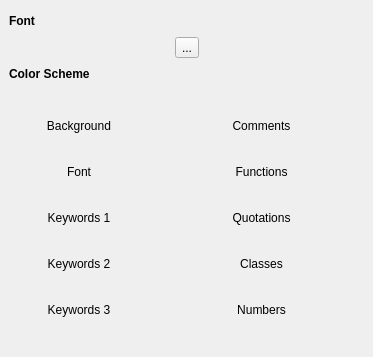
<?xml version="1.0" encoding="UTF-8"?>
<ui version="4.0">
 <class>ColorPicker</class>
 <widget class="QDialog" name="ColorPicker">
  <property name="geometry">
   <rect>
    <x>0</x>
    <y>0</y>
    <width>373</width>
    <height>357</height>
   </rect>
  </property>
  <property name="windowTitle">
   <string>Dialog</string>
  </property>
  <property name="styleSheet">
   <string notr="true"/>
  </property>
  <layout class="QVBoxLayout" name="verticalLayout_3" stretch="0,0,0,1">
   <property name="leftMargin">
    <number>9</number>
   </property>
   <property name="rightMargin">
    <number>9</number>
   </property>
   <item>
    <layout class="QHBoxLayout" name="horizontalLayout_13">
     <item>
      <widget class="QLabel" name="label_12">
       <property name="styleSheet">
        <string notr="true">QLabel {
font-weight: 600;
}</string>
       </property>
       <property name="text">
        <string>Font</string>
       </property>
      </widget>
     </item>
     <item>
      <spacer name="horizontalSpacer">
       <property name="orientation">
        <enum>Qt::Horizontal</enum>
       </property>
       <property name="sizeHint" stdset="0">
        <size>
         <width>40</width>
         <height>20</height>
        </size>
       </property>
      </spacer>
     </item>
    </layout>
   </item>
   <item>
    <layout class="QHBoxLayout" name="horizontalLayout_11">
     <item>
      <spacer name="horizontalSpacer_4">
       <property name="orientation">
        <enum>Qt::Horizontal</enum>
       </property>
       <property name="sizeHint" stdset="0">
        <size>
         <width>40</width>
         <height>20</height>
        </size>
       </property>
      </spacer>
     </item>
     <item>
      <widget class="QToolButton" name="buttonFontChooser">
       <property name="styleSheet">
        <string notr="true"/>
       </property>
       <property name="text">
        <string>...</string>
       </property>
      </widget>
     </item>
     <item>
      <spacer name="horizontalSpacer_3">
       <property name="orientation">
        <enum>Qt::Horizontal</enum>
       </property>
       <property name="sizeHint" stdset="0">
        <size>
         <width>40</width>
         <height>20</height>
        </size>
       </property>
      </spacer>
     </item>
    </layout>
   </item>
   <item>
    <layout class="QHBoxLayout" name="horizontalLayout_12">
     <item>
      <widget class="QLabel" name="label_11">
       <property name="styleSheet">
        <string notr="true">QLabel {
font-weight: 600;
}</string>
       </property>
       <property name="text">
        <string>Color Scheme</string>
       </property>
      </widget>
     </item>
     <item>
      <spacer name="horizontalSpacer_2">
       <property name="orientation">
        <enum>Qt::Horizontal</enum>
       </property>
       <property name="sizeHint" stdset="0">
        <size>
         <width>40</width>
         <height>20</height>
        </size>
       </property>
      </spacer>
     </item>
    </layout>
   </item>
   <item>
    <widget class="QWidget" name="colorButtonsContainer" native="true">
     <property name="styleSheet">
      <string notr="true">QWidget#widget { 
border-style: outset;
border-width: 1;
border-color: black;
}

QLabel:hover { 
background: lightGray;
}</string>
     </property>
     <layout class="QHBoxLayout" name="horizontalLayout_14" stretch="1,0,1">
      <property name="bottomMargin">
       <number>9</number>
      </property>
      <item>
       <layout class="QVBoxLayout" name="verticalLayout">
        <property name="leftMargin">
         <number>9</number>
        </property>
        <item>
         <layout class="QHBoxLayout" name="horizontalLayout">
          <item>
           <widget class="QLabel" name="label">
            <property name="text">
             <string>Background</string>
            </property>
            <property name="alignment">
             <set>Qt::AlignCenter</set>
            </property>
           </widget>
          </item>
          <item>
           <widget class="QToolButton" name="buttonBackground">
            <property name="styleSheet">
             <string notr="true">border-radius: 12px;</string>
            </property>
            <property name="text">
             <string/>
            </property>
            <property name="iconSize">
             <size>
              <width>24</width>
              <height>24</height>
             </size>
            </property>
           </widget>
          </item>
         </layout>
        </item>
        <item>
         <layout class="QHBoxLayout" name="horizontalLayout_2">
          <item>
           <widget class="QLabel" name="label_2">
            <property name="text">
             <string>Font</string>
            </property>
            <property name="alignment">
             <set>Qt::AlignCenter</set>
            </property>
           </widget>
          </item>
          <item>
           <widget class="QToolButton" name="buttonFont">
            <property name="styleSheet">
             <string notr="true">border-radius: 12px;</string>
            </property>
            <property name="text">
             <string/>
            </property>
            <property name="iconSize">
             <size>
              <width>24</width>
              <height>24</height>
             </size>
            </property>
           </widget>
          </item>
         </layout>
        </item>
        <item>
         <layout class="QHBoxLayout" name="horizontalLayout_3">
          <item>
           <widget class="QLabel" name="label_3">
            <property name="text">
             <string>Keywords 1</string>
            </property>
            <property name="alignment">
             <set>Qt::AlignCenter</set>
            </property>
           </widget>
          </item>
          <item>
           <widget class="QToolButton" name="buttonKeywords1">
            <property name="styleSheet">
             <string notr="true">border-radius: 12px;</string>
            </property>
            <property name="text">
             <string/>
            </property>
            <property name="iconSize">
             <size>
              <width>24</width>
              <height>24</height>
             </size>
            </property>
           </widget>
          </item>
         </layout>
        </item>
        <item>
         <layout class="QHBoxLayout" name="horizontalLayout_4">
          <item>
           <widget class="QLabel" name="label_4">
            <property name="text">
             <string>Keywords 2</string>
            </property>
            <property name="alignment">
             <set>Qt::AlignCenter</set>
            </property>
           </widget>
          </item>
          <item>
           <widget class="QToolButton" name="buttonKeywords2">
            <property name="styleSheet">
             <string notr="true">border-radius: 12px;</string>
            </property>
            <property name="text">
             <string/>
            </property>
            <property name="iconSize">
             <size>
              <width>24</width>
              <height>24</height>
             </size>
            </property>
           </widget>
          </item>
         </layout>
        </item>
        <item>
         <layout class="QHBoxLayout" name="horizontalLayout_5">
          <item>
           <widget class="QLabel" name="label_5">
            <property name="text">
             <string>Keywords 3</string>
            </property>
            <property name="alignment">
             <set>Qt::AlignCenter</set>
            </property>
           </widget>
          </item>
          <item>
           <widget class="QToolButton" name="buttonKeywords3">
            <property name="styleSheet">
             <string notr="true">border-radius: 12px;</string>
            </property>
            <property name="text">
             <string/>
            </property>
            <property name="iconSize">
             <size>
              <width>24</width>
              <height>24</height>
             </size>
            </property>
           </widget>
          </item>
         </layout>
        </item>
       </layout>
      </item>
      <item>
       <spacer name="horizontalSpacer_5">
        <property name="orientation">
         <enum>Qt::Horizontal</enum>
        </property>
        <property name="sizeHint" stdset="0">
         <size>
          <width>40</width>
          <height>20</height>
         </size>
        </property>
       </spacer>
      </item>
      <item>
       <layout class="QVBoxLayout" name="verticalLayout_2">
        <property name="rightMargin">
         <number>9</number>
        </property>
        <item>
         <layout class="QHBoxLayout" name="horizontalLayout_6">
          <item>
           <widget class="QLabel" name="label_6">
            <property name="text">
             <string>Comments</string>
            </property>
            <property name="alignment">
             <set>Qt::AlignCenter</set>
            </property>
           </widget>
          </item>
          <item>
           <widget class="QToolButton" name="buttonComments">
            <property name="styleSheet">
             <string notr="true">border-radius: 12px;</string>
            </property>
            <property name="text">
             <string/>
            </property>
            <property name="iconSize">
             <size>
              <width>24</width>
              <height>24</height>
             </size>
            </property>
           </widget>
          </item>
         </layout>
        </item>
        <item>
         <layout class="QHBoxLayout" name="horizontalLayout_8">
          <item>
           <widget class="QLabel" name="label_8">
            <property name="text">
             <string>Functions</string>
            </property>
            <property name="alignment">
             <set>Qt::AlignCenter</set>
            </property>
           </widget>
          </item>
          <item>
           <widget class="QToolButton" name="buttonFunctions">
            <property name="styleSheet">
             <string notr="true">border-radius: 12px;</string>
            </property>
            <property name="text">
             <string/>
            </property>
            <property name="iconSize">
             <size>
              <width>24</width>
              <height>24</height>
             </size>
            </property>
           </widget>
          </item>
         </layout>
        </item>
        <item>
         <layout class="QHBoxLayout" name="horizontalLayout_7">
          <item>
           <widget class="QLabel" name="label_7">
            <property name="text">
             <string>Quotations</string>
            </property>
            <property name="alignment">
             <set>Qt::AlignCenter</set>
            </property>
           </widget>
          </item>
          <item>
           <widget class="QToolButton" name="buttonQuotations">
            <property name="styleSheet">
             <string notr="true">border-radius: 12px;</string>
            </property>
            <property name="text">
             <string/>
            </property>
            <property name="iconSize">
             <size>
              <width>24</width>
              <height>24</height>
             </size>
            </property>
           </widget>
          </item>
         </layout>
        </item>
        <item>
         <layout class="QHBoxLayout" name="horizontalLayout_9">
          <item>
           <widget class="QLabel" name="label_9">
            <property name="text">
             <string>Classes</string>
            </property>
            <property name="alignment">
             <set>Qt::AlignCenter</set>
            </property>
           </widget>
          </item>
          <item>
           <widget class="QToolButton" name="buttonClases">
            <property name="styleSheet">
             <string notr="true">border-radius: 12px;</string>
            </property>
            <property name="text">
             <string/>
            </property>
            <property name="iconSize">
             <size>
              <width>24</width>
              <height>24</height>
             </size>
            </property>
           </widget>
          </item>
         </layout>
        </item>
        <item>
         <layout class="QHBoxLayout" name="horizontalLayout_10">
          <item>
           <widget class="QLabel" name="label_10">
            <property name="text">
             <string>Numbers</string>
            </property>
            <property name="alignment">
             <set>Qt::AlignCenter</set>
            </property>
           </widget>
          </item>
          <item>
           <widget class="QToolButton" name="buttonNumbers">
            <property name="styleSheet">
             <string notr="true">border-radius: 12px;</string>
            </property>
            <property name="text">
             <string/>
            </property>
            <property name="iconSize">
             <size>
              <width>24</width>
              <height>24</height>
             </size>
            </property>
           </widget>
          </item>
         </layout>
        </item>
       </layout>
      </item>
     </layout>
    </widget>
   </item>
  </layout>
 </widget>
 <resources/>
 <connections/>
</ui>
